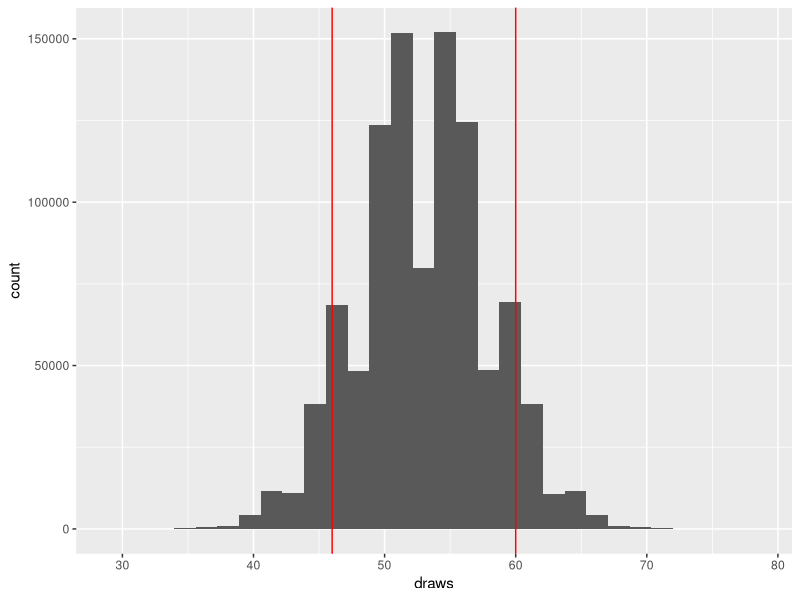

Generate this figure with R:
library(tidyverse)

# i make 60 out of 100 free throws
# is my

prop.test(60, 100, p = 0.53, alternative = "two.sided", correct = TRUE)
binom.test(60, 100, p = 0.53, alternative = "two.sided")

# we can basically half our p-value by saying hey we won't conclude anything if its less than
# essentially what we're fixing is if there isn't anything we are wrong 5% of the time
# we can sort of move around our ability to detect different things by saying
binom.test(60, 100, p = 0.53, alternative = "greater")

# what is that 19%
# if the truth is 53% here is the distribution out of 100

draws <- tibble(draws = rbinom(1000000, 100, 0.53))

draws %>%
    ggplot(aes(x = draws)) +
    geom_histogram() +
    geom_vline(xintercept = c(46, 60), color = "red")

mean(draws$draws >= 60 | draws$draws <= 46)
